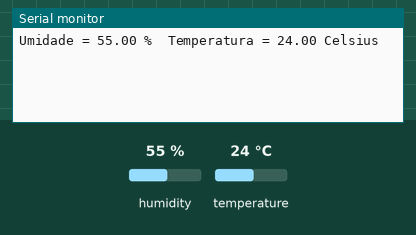
Recording of a sketch running on a simulated Arduino Uno, built with avr-gcc and run on an emulated ATmega328P. Shown: the last lines printed to the serial monitor. Wiring (inferred from the names in the program): DHT11 sensor: data A1. Inputs (shaded band) come from the test bench; at power-on: humidity 55 %, temperature 24 °C.

Above: at 2.2 s.
2.3 s: humidity set to 22 %
At 3.5 s:
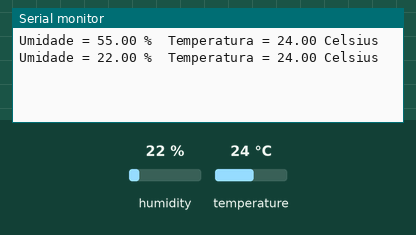
5.0 s: temperature set to 12 °C
At 5.9 s:
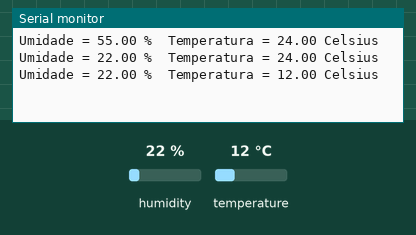
7.7 s: humidity set to 40 %
At 9.5 s:
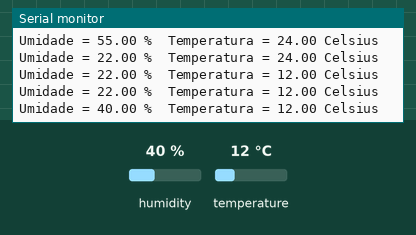
Timing chart, 0 to 11.0 s (numbered marks = the images above; inputs shaded):
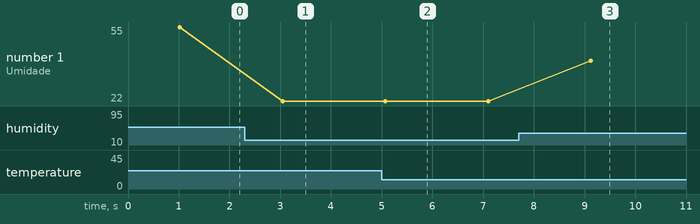

The sketch:

temperature_humidity.ino
```cpp
#include "dht.h"

#define dht_dpin A1 //Pino DATA do Sensor ligado na porta Analogica A1

dht DHT; //Inicializa o sensor

void setup()
{
  Serial.begin(9600);
  delay(1000);//Aguarda 1 seg antes de acessar as informações do sensor
}

void loop()
{
  DHT.read11(dht_dpin); //Lê as informações do sensor
  Serial.print("Umidade = ");
  Serial.print(DHT.humidity);
  Serial.print(" %  ");
  Serial.print("Temperatura = ");
  Serial.print(DHT.temperature);
  Serial.println(" Celsius  ");

  //Não diminuir o valor abaixo. O ideal é a leitura a cada 2 segundos
  delay(2000);
}
```

dht.cpp
```cpp
#include "dht.h"

#define TIMEOUT 10000

/////////////////////////////////////////////////////
//
// PUBLIC
//


// return values:
//  0 : OK
// -1 : checksum error
// -2 : timeout
int dht::read11(uint8_t pin)
{
	// READ VALUES
	int rv = read(pin);
	if (rv != 0) return rv;

	// CONVERT AND STORE
	humidity    = bits[0];  // bit[1] == 0;
	temperature = bits[2];  // bits[3] == 0;

	// TEST CHECKSUM
	uint8_t sum = bits[0] + bits[2]; // bits[1] && bits[3] both 0
	if (bits[4] != sum) return -1;

	return 0;
}

// return values:
//  0 : OK
// -1 : checksum error
// -2 : timeout
int dht::read22(uint8_t pin)
{
	// READ VALUES
	int rv = read(pin);
	if (rv != 0) return rv;

	// CONVERT AND STORE
	humidity    = word(bits[0], bits[1]) * 0.1;

	int sign = 1;
	if (bits[2] & 0x80) // negative temperature
	{
		bits[2] = bits[2] & 0x7F;
		sign = -1;
	}
	temperature = sign * word(bits[2], bits[3]) * 0.1;


	// TEST CHECKSUM
	uint8_t sum = bits[0] + bits[1] + bits[2] + bits[3];
	if (bits[4] != sum) return -1;

	return 0;
}

/////////////////////////////////////////////////////
//
// PRIVATE
//

// return values:
//  0 : OK
// -2 : timeout
int dht::read(uint8_t pin)
{
	// INIT BUFFERVAR TO RECEIVE DATA
	uint8_t cnt = 7;
	uint8_t idx = 0;

	// EMPTY BUFFER
	for (int i=0; i< 5; i++) bits[i] = 0;

	// REQUEST SAMPLE
	pinMode(pin, OUTPUT);
	digitalWrite(pin, LOW);
	delay(20);
	digitalWrite(pin, HIGH);
	delayMicroseconds(40);
	pinMode(pin, INPUT);

	// GET ACKNOWLEDGE or TIMEOUT
	unsigned int loopCnt = TIMEOUT;
	while(digitalRead(pin) == LOW)
		if (loopCnt-- == 0) return -2;

	loopCnt = TIMEOUT;
	while(digitalRead(pin) == HIGH)
		if (loopCnt-- == 0) return -2;

	// READ THE OUTPUT - 40 BITS => 5 BYTES
	for (int i=0; i<40; i++)
	{
		loopCnt = TIMEOUT;
		while(digitalRead(pin) == LOW)
			if (loopCnt-- == 0) return -2;

		unsigned long t = micros();

		loopCnt = TIMEOUT;
		while(digitalRead(pin) == HIGH)
			if (loopCnt-- == 0) return -2;

		if ((micros() - t) > 40) bits[idx] |= (1 << cnt);
		if (cnt == 0)   // next byte?
		{
			cnt = 7;
			idx++;
		}
		else cnt--;
	}

	return 0;
}
//
// END OF FILE
//
```

dht.h
```cpp
//
//    FILE: dht.h
// VERSION: 0.1.00
// PURPOSE: DHT Temperature & Humidity Sensor library for Arduino
//
//     URL: http://arduino.cc/playground/Main/DHTLib
//
// HISTORY:
// see dht.cpp file
//

#ifndef dht_h
#define dht_h

#if ARDUINO >= 100
 #include "Arduino.h"
#else
 #include "WProgram.h"
#endif

#define DHT_LIB_VERSION "0.1.00"

class dht
{
public:
	int read11(uint8_t pin);
    int read22(uint8_t pin);
	double humidity;
	double temperature;

private:
	uint8_t bits[5];  // buffer to receive data
	int read(uint8_t pin);
};
#endif
//
// END OF FILE
//
```

Measured:
- after the input at 2.3 s, the serial monitor: prints a new line after 0.75 s (image 1)
- after the input at 5.0 s, the serial monitor: prints a new line after 0.07 s (image 2)
- after the input at 7.7 s, the serial monitor: prints a new line after 1.4 s (image 3)
- plotted number 1: 55 → 22 after the input at 2.3 s, 22 → 40 after the input at 7.7 s
